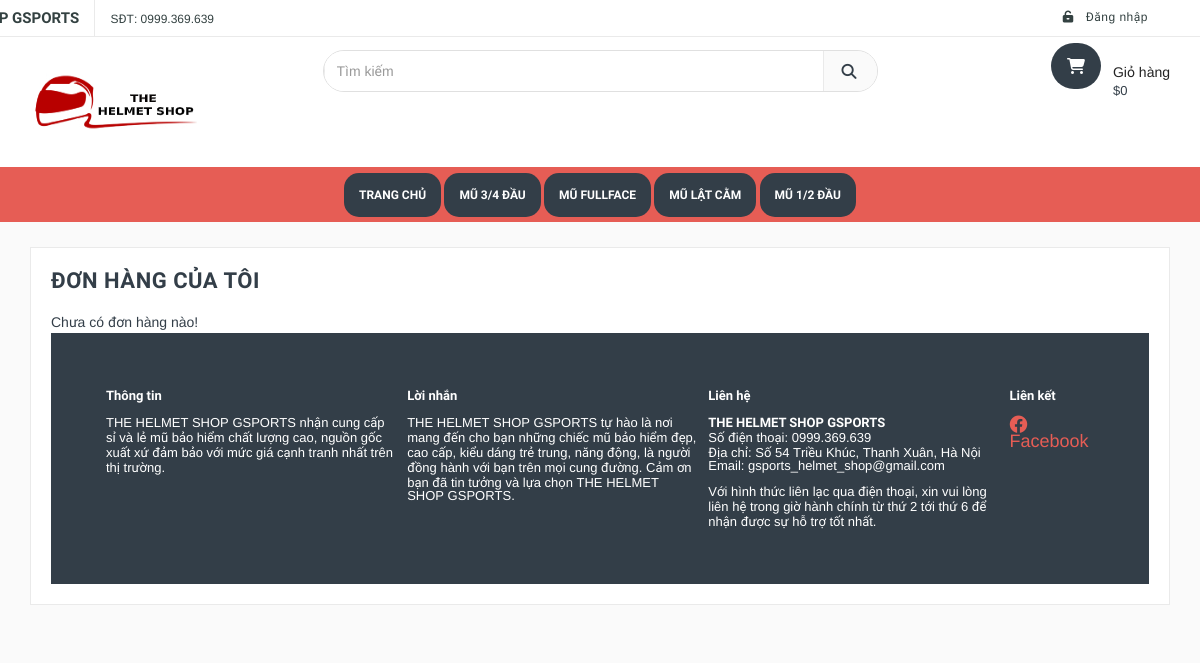
/my-orders.php, run on the app's committed database.
### tables this page shows
CREATE TABLE `categories` (
  `cate_code` varchar(20) NOT NULL,
  `name` varchar(100) NOT NULL,
  `status` int(1) NOT NULL COMMENT '0: chưa xóa, 1: đã xóa'
);

### controller/Controller.php (called while the page is built, shortened)
<?php
require_once "model/BaseModel.php";
class Controller{
    function loadView($view, $data = [], $title = 'Trang chủ'){
        $model = new BaseModel;
        $menu = $model->selectMenu();
        include_once 'view/layout.view.php';
    }
}
?>

### controller/MyOrdersController.php (called while the page is built, shortened)
<?php
include_once 'Controller.php';
class MyOrdersController extends Controller {
	function getMyOrdersPage() {
		$model=new MyOrdersModel;
		$orders=$model->getOrders($_SESSION['customer']->id);
		return $this->loadView('my-orders',$orders,'Đơn hàng của tôi');
	}
}
?>

### my-orders.php (called while the page is built)
<?php
include_once 'controller/MyOrdersController.php';
$c = new MyOrdersController;
if (isset($_POST['action']) && $_POST['action']=='cancelOrder') {
	$order_id=$_POST['order_id'];
	return $c->cancelOrder($order_id);
} else
	return $c->getMyOrdersPage();
?>

### model/DBConnect.php (called while the page is built, shortened)
<?php
class DBConnect{
    private $db = NULL;
    function __construct($dbName = 'helmet_shop',$user = 'root', $password=''){
        try{
            $this->db = new PDO('mysql:host=127.0.0.1:3306;dbname=helmet_shop','root','');
            $this->db->exec('SET NAMES UTF8');
        }
        catch(PDOException $e){
            echo "Lỗi: ".$e->getMessage();
            die;
        }
    }
    function setStatement($sql,$value = []){
        $stmt = $this->db->prepare($sql);
        return $stmt;
    }
    function loadMoreRows($sql,$value=[]){
        $stmt = $this->setStatement($sql,$value);
        $check = $stmt->execute();
        if($check){
            return $stmt->fetchAll(PDO::FETCH_OBJ);
        }
        return false;
    }
}
?>

### model/BaseModel.php (called while the page is built)
<?php
require_once 'DBConnect.php';
class BaseModel extends DBConnect{
    function selectMenu(){
        $sql = "SELECT *
        FROM categories c
        WHERE c.status = '0'
        AND c.cate_code IN( SELECT p.cate_code FROM products p)";
        return $this->loadMoreRows($sql);
    }
}
?>

### view/layout.view.php (the view, shortened to what this page needs)
<head>
  <?php include_once('view\common.php'); ?>
</head>
<body class="shop_grid_page">
  <div id="page">
    <header>
      <div class="header-container">
        <div class="header-top">
          <div class="container">
            <div class="row">
              <div class="col-lg-4 col-sm-4 hidden-xs">
                <div class="welcome-msg"><?=SHOP_NAME?></div>
                <span class="phone hidden-sm">SĐT: <?=SHOP_PHONE?></span>
              </div>
              <div class="headerlinkmenu col-lg-8 col-md-7 col-sm-8 col-xs-12">
                <div class="links">
                <?php if(isset($_SESSION['name'])){?>
                  <div class="myaccount">
                    <a title="Tài khoản" href="account.php">
                      <i class="fa fa-user"></i>
                      <span class="hidden-xs"><?php echo $_SESSION['name'];?></span>
                    </a>
                  </div>
				  <div class="myorders">
                    <a title="Theo dõi đơn hàng" href="my-orders.php">
                      <i class="fa fa-location-arrow"></i>
                      <span class="hidden-xs">Đơn hàng</span>
                    </a>
                  </div>
                  <div class="logout">
                    <a href="logout.php">
                      <i class="fa fa-unlock-alt"></i>
                      <span class="hidden-xs">Đăng xuất</span>
                    </a>
                  </div>
                <?php }else{?>
                  <div class="login">
                    <a href="login.html">
                      <i class="fa fa-unlock-alt"></i>
                      <span class="hidden-xs">Đăng nhập</span>
                    </a>
                  </div>
                <?php }?>
                </div>
              </div>
            </div>
          </div>
        </div>
        <div class="container">
          <div class="row">
            <div class="col-sm-3 col-md-3 col-xs-12">
              <div class="logo">
                <a title="e-commerce" href="index.html">
                  <img alt="responsive theme logo" src="public/source/images/logohelmet.jpg" style="width:170px;height:70px;">
                </a>
              </div>
            </div>
            <div class="col-xs-9 col-sm-6 col-md-6">
              <div class="top-search">
                <div id="search">
                  <form action="search.html">
                    <div class="input-group">
                      <input type="text" class="form-control" placeholder="Tìm kiếm" name="keyword">
                      <button class="btn-search" type="submit">
                        <i class="fa fa-search"></i>
                      </button>
                    </div>
                  </form>
                </div>
              </div>
            </div>
            <div class="col-lg-3 col-xs-3 top-cart">
              <div class="top-cart-contain">
                <div class="mini-cart">
                  <div class="basket dropdown-toggle">
                    <a href="shopping-cart.php">
                      <div class="cart-icon">
                        <i class="fa fa-shopping-cart"></i>
                      </div>
                      <div class="shoppingcart-inner hidden-xs" id="shoppingcart-inner">
                        <span class="cart-title">Giỏ hàng</span>
                        <span class="cart-total" id="cart-total">
                          <?php
                          if(isset($_SESSION['cart'])){
                            echo $_SESSION['cart']->totalQtity;
                            echo " item(s) - $";
                            echo number_format($_SESSION['cart']->promtPrice, PRICE_DECIMALS);
                          }else{
                            echo "$0";
                          }
                          ?>
                        </span>
                      </div>
                    </a>
                  </div>
                </div>
              </div>
            </div>
          </div>
        </div>
      </div>
    </header>
    <nav style="background:#e65d55;height:55px;">
      <div class="container">
        <div class="row">
          <div style="text-align:center;">
            <a class='navbtn' href="index.html">Trang Chủ</a>
            <?php foreach($menu as $m):?>
            <a class='navbtn' href="type.php?type=<?=$m->cate_code?>"><?=$m->name?></a>
            <?php endforeach ?>
          </div>
        </div>
      </div>
    </nav>
    <footer>
      <div id='footer-info'>
        <table>
            <tr>
                <td width='28%'>
                    <b>Thông tin</b><br/>
                    <br />
                    <?=SHOP_NAME?> nhận cung cấp sỉ và lẻ mũ bảo hiểm chất lượng cao, nguồn gốc xuất xứ đảm bảo với mức giá cạnh tranh nhất trên thị trường.
                </td>
                <td width='28%'>
                    <b>Lời nhắn</b><br/>
                    <br />
                    <?=SHOP_NAME?> tự hào là nơi mang đến cho bạn những chiếc mũ bảo hiểm đẹp, cao cấp, kiểu dáng trẻ trung, năng động, là người đồng hành với bạn trên mọi cung đường. Cảm ơn bạn đã tin tưởng và lựa chọn <?=SHOP_NAME?>.
                </td>
                <td width='28%'>
                    <b>Liên hệ</b><br/>
                    <br />
                    <b><?=SHOP_NAME?></b><br/>
                    Số điện thoại: <?=SHOP_PHONE?><br/>
                    Địa chỉ: <?=SHOP_ADDRESS?><br/>
                    Email: <?=SHOP_EMAIL?><br/>
                    <br/>
                    Với hình thức liên lạc qua điện thoại, xin vui lòng liên hệ trong giờ hành chính từ thứ 2 tới thứ 6 để nhận được sự hỗ trợ tốt nhất.
                </td>
                <td width='7%'>
                    <b>Liên kết</b><br />
                    <br/>
                    <a style='color:#e65d55; font-size: 18px' href='https://www.facebook.com/hangbtm002?mibextid=ZbWKwL' target='_blank'>
                    <i class="fa-brands fa-facebook"></i>
                    Facebook</a>
                    <br/>
                </td>
            </tr>
        </table>
      </div>
    </footer>
  </div>
</body>
</html>

### view/layout.view.php (style rules this page uses)
.top-search { margin-top:0;margin-bottom:-4px }
.header-container { background:#fff }
#footer-info { display:block;background:#333e48;width:100%;padding:50px;text-align:center;font-size:13px; }
#footer-info table { width:100%; }
#footer-info table td { color:#fff;padding:5px; }

### data on the page
categories: name "MŨ 3/4 ĐẦU"
categories: name "MŨ FULLFACE"
categories: name "MŨ LẬT CẰM"
categories: name "MŨ 1/2 ĐẦU"

### other printed values
SHOP_PHONE "0999.369.639"
SHOP_NAME "THE HELMET SHOP GSPORTS"
SHOP_ADDRESS "Số 54 Triều Khúc, Thanh Xuân, Hà Nội"
SHOP_EMAIL "gsports_helmet_shop@gmail.com"
